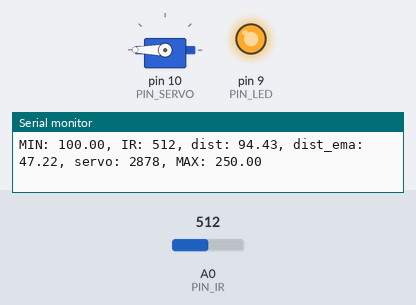
Bench run of a sketch on a simulated Arduino Uno, built with avr-gcc and run on an emulated ATmega328P. On the bench: servo, output pins drawn as LEDs (lit = HIGH), the last lines printed to the serial monitor. The test bench sets the inputs (shaded band); at power-on: A0 (PIN_IR) = 512.

Above: at 1.2 s.
1.3 s: A0 (PIN_IR) set to 479
At 2.2 s:
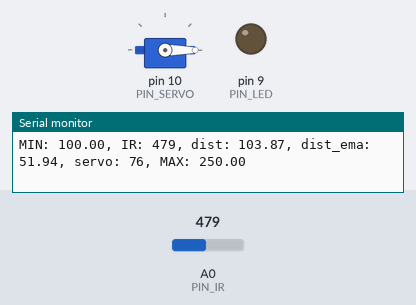
2.8 s: A0 (PIN_IR) set to 306
At 3.8 s:
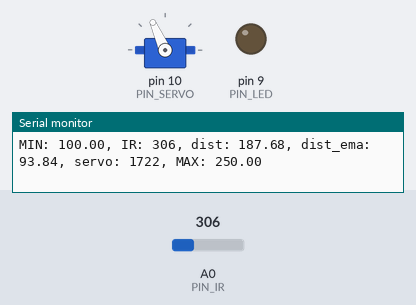
4.3 s: A0 (PIN_IR) set to 240
At 5.5 s:
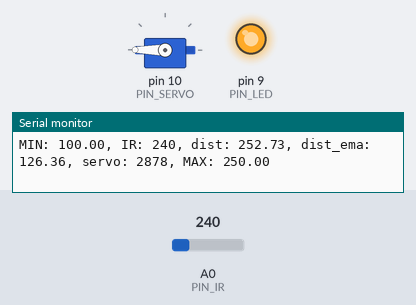
5.8 s: A0 (PIN_IR) set to 252
At 6.1 s:
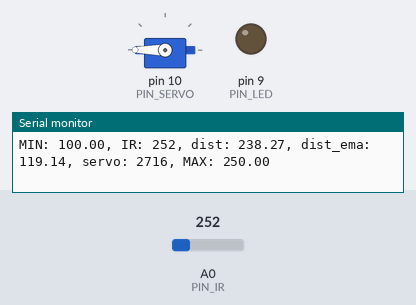
7.3 s: A0 (PIN_IR) set to 122
At 7.9 s:
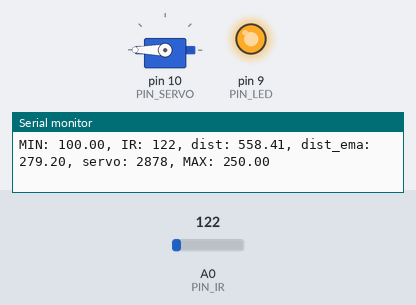
Timing chart, 0 to 9.8 s (numbered marks = the images above; inputs shaded):
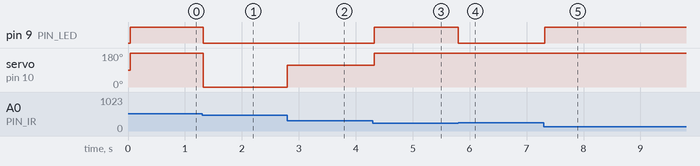

Measured:
- the behaviour switches between 493 and 492 on A0 (PIN_IR) (found by bisection; images 0 and 1)
- the behaviour switches between 242 and 243 on A0 (PIN_IR) (found by bisection; images 3 and 4)
- after the input at 1.3 s, pin 9 (PIN_LED): HIGH → LOW at once; servo on pin 10 (PIN_SERVO): 180° → 0° at once
- after the input at 2.8 s, servo on pin 10 (PIN_SERVO): 0° → 114° at once
- after the input at 4.3 s, pin 9 (PIN_LED): LOW → HIGH at once; servo on pin 10 (PIN_SERVO): 114° → 180° at once
- after the input at 5.8 s, pin 9 (PIN_LED): HIGH → LOW at once
- after the input at 7.3 s, pin 9 (PIN_LED): LOW → HIGH at once

The sketch:

17_example_1.ino
```cpp
#include <Servo.h>

// Arduino pin assignment

#define PIN_POTENTIOMETER 3 // Potentiometer at Pin A3
#define PIN_IR 0 // IR at Pin A0
// Add IR Sensor Definition Here !!!
#define PIN_SERVO 10
#define PIN_LED 9
#define _DUTY_MIN 553  // servo full clock-wise position (0 degree)
#define _DUTY_NEU 1476 // servo neutral position (90 degree)
#define _DUTY_MAX 2399 // servo full counter-clockwise position (180 degree)
#define _DIST_MIN 100.0
#define _DIST_MAX 250.0
#define alpha 0.5
#define LOOP_INTERVAL 40   // Loop Interval (unit: msec)

Servo myservo;
unsigned long last_loop_time;   // unit: msec

void setup()
{
  pinMode(PIN_LED, OUTPUT);
  myservo.attach(PIN_SERVO);
  myservo.writeMicroseconds(_DUTY_NEU);

  Serial.begin(1000000);
}

void loop()
{
  unsigned long time_curr = millis();
  int a_value, duty;
  double dist;
  double ema = 0;

  // wait until next event time
  if (time_curr < (last_loop_time + LOOP_INTERVAL))
    return;
  last_loop_time += LOOP_INTERVAL;

  // Read IR Sensor value !!!
  a_value = analogRead(PIN_IR);

  // Convert IR sensor value into distance !!!
  dist = (6762.0/(a_value-9)-4.0)*10.0;

  // we need distance range filter here !!!


  if (dist < _DIST_MIN) {   // Set Lower Value
    digitalWrite(PIN_LED, 1);       // LED OFF
  }

  else if (dist > _DIST_MAX) { // Set Higher Value
    digitalWrite(PIN_LED, 1);       // LED OFF
  }

  else{
    duty = ((dist-100.0)/150.0)*(3500- _DUTY_MIN);
    digitalWrite(PIN_LED, 0);
  }

  // we need EMA filter here !!!
  ema = alpha*dist + (1-alpha)*ema;

  // map distance into duty
  //duty = map(a_value, 0, 1023, _DUTY_MIN, _DUTY_MAX);
  //duty = (_DUTY_MAX - _DUTY_MIN) * 180
  myservo.writeMicroseconds(duty);


  // print IR sensor value, distnace, duty !!!
  Serial.print("MIN: "); Serial.print(_DIST_MIN);
  Serial.print(", IR: "); Serial.print(a_value);
  Serial.print(", dist: "); Serial.print(dist);
  Serial.print(", dist_ema: "); Serial.print(ema);
  Serial.print(", servo: "); Serial.print(duty);
  Serial.print(", MAX: "); Serial.print(_DIST_MAX);
  Serial.print("\n");
}
```
